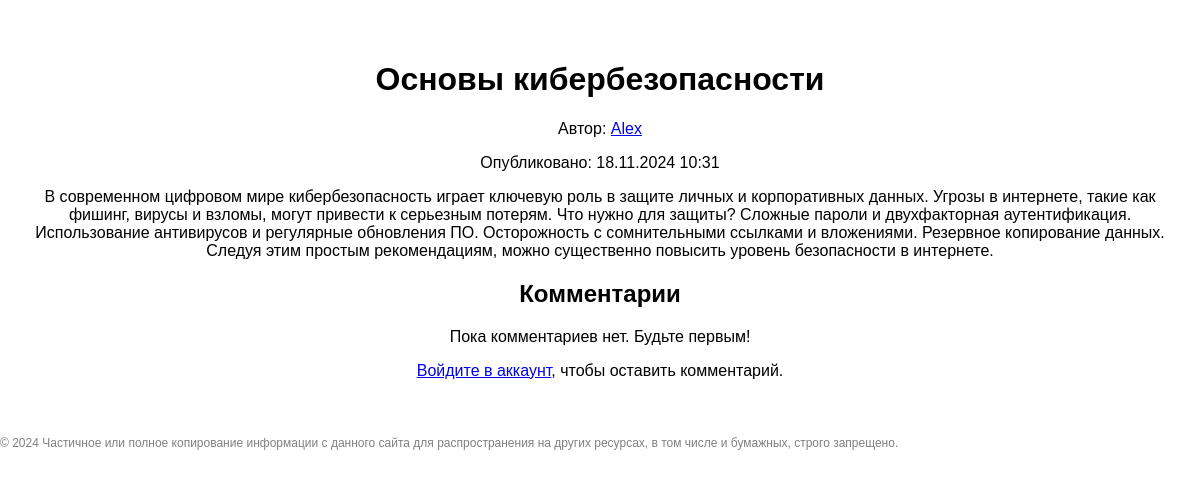
/post/osnovi-kiberbezopasnosti/, run on the app's committed database.
### blog/models.py (models this page shows, shortened)
class Post(models.Model):
    title = models.CharField(max_length=255)
    slug = models.SlugField(max_length=255, unique=True, db_index=True, verbose_name='URL')
    content = models.TextField()
    author = models.ForeignKey(User, on_delete=models.CASCADE, related_name='posts')
    created_at = models.DateTimeField(auto_now_add=True)
    updated_at = models.DateTimeField(auto_now=True)
    is_public = models.BooleanField(default=True)  # Публичный или скрытый пост
    is_visible_on_request = models.BooleanField(default=False)  # Скрытый пост (по запросу)
    tags = models.ManyToManyField('Tag', related_name='posts', blank=True)  # Теги для постов

### blog/views.py (the view)
# urls.py: path('post/<slug:slug>/', post_detail, name='post-detail'),
def post_detail(request, slug):
    post = get_object_or_404(Post, slug=slug)
    comments = post.comments.all()
    if post.is_visible_on_request and not request.user.is_authenticated:
        messages.warning(request, 'Этот пост доступен только зарегистрированным пользователям.')
        return redirect('login')
    if request.method == 'POST':
        comment_form = CommentForm(request.POST)
        if comment_form.is_valid():
            comment = comment_form.save(commit=False)
            comment.post = post
            comment.user = request.user
            comment.save()
            return redirect('post_detail', slug=post.slug)
    else:
        comment_form = CommentForm()
    return render(request, 'blog/post_detail.html', {
        'post': post,
        'commnets': comments,
        'comment_form': comment_form,
    })

### blog/templates/blog/post_detail.html
{% extends 'blog/base.html' %}
{% block content %}
    <div class="post-detail">
    <h1>{{ post.title }}</h1>
    <p>Автор: <a href="{% url 'profile' post.author.username %}">{{ post.author.username }}</a></p>
    <p>Опубликовано: {{ post.created_at|date:"d.m.Y H:i" }}</p>
    <div class="post-content">
        {{ post.content }}
    </div>
    <h2>Комментарии</h2>
    {% if comments %}
        <ul>
            {% for comment in comments %}
                <li>
                    <p><strong>{{ comment.user.username }}</strong> сказал(а):</p>
                    <p>{{ comment.content }}</p>
                    <p class="comment-date">{{ comment.created_at|date:"d.m.Y H:i" }}</p>
                </li>
            {% endfor %}
        </ul>
    {% else %}
        <p>Пока комментариев нет. Будьте первым!</p>
    {% endif %}
    {% if request.user.is_authenticated %}
        <h3>Оставить комментарий</h3>
        <form method="POST">
            {% csrf_token %}
            {{ comment_form.as_p }}
            <button type="submit" class="btn btn-primary">Отправить</button>
        </form>
    {% else %}
        <p><a href="{% url 'login' %}">Войдите в аккаунт</a>, чтобы оставить комментарий.</p>
    {% endif %}
    </div>
{% endblock %}

### blog/templates/blog/base.html (shortened to what this page needs)
{% load static %}
<!DOCTYPE html>
<html lang="en">
<head>
    <link rel="stylesheet" href="{% static 'css/style.css' %}">
</head>
<body>
<table class="table-page" border=0 cellpadding="0" cellspacing="0">
<tr><td valign=top>
{% block mainmenu %}
    <div class="header">
    </div>
{% endblock %}
<div class="context-text">
    {% block content %}
    {% endblock %}
</div>
</td></tr>
<tr><td valign=top>
	<div id="footer">
		<p>&copy; 2024 Частичное или полное копирование информации с данного сайта для распространения на других ресурсах, в том числе и бумажных, строго запрещено.</p>
	</div>
</td></tr></table>
</body>
</html>

### blog/static/css/style.css (style rules this page uses)
html, body { margin: 0; padding: 0; font-family: 'Arial', sans-serif; height: 111vh; display: flex; flex-direction: column; }
.header { padding: 10px 20px; display: flex; justify-content: space-between; align-items: center; }
.context-text { flex-grow: 1; padding: 20px; text-align: center; }
#footer { text-align: left; font-size: 12px; color: gray; margin-top: 20px; }

### data on the page
Post: title "Основы кибербезопасности", author.username "Alex", created_at "18.11.2024 10:31", content "В современном цифровом мире кибербезопасность играет ключевую роль в защите личных и корпоративных данных. Угрозы в интернете, такие как фишинг, вирусы и взломы, могут привести к серьезным потерям. Что нужно для защиты? Сложные пароли и двухфакторная аутентификация. Использование антивирусов и регулярные обновления ПО. Осторожность с сомнительными ссылками и вложениями. Резервное копирование данных. Следуя этим простым рекомендациям, можно существенно повысить уровень безопасности в интернете."
